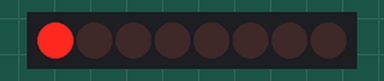
Simulated run of this sketch. Board: ESP32. On the bench: 8 shift-register outputs drawn as a row of LEDs (first output left, lit = HIGH). Wiring (inferred from the names in the program): shift register (74HC595): data GPIO 23; shift clock GPIO 19; latch GPIO 18. Wiring (inferred from the signals the program sends): row of LEDs: on Q0, Q1, Q2, Q3, Q4, Q5, Q6, Q7. What the sketch prints to the serial monitor is not drawn. At 0.4 s the program puts the board to deep sleep or switches it off; the recording ends there.

Above: at 0.15 s.
Timing chart, 0 to 0.4 s (numbered marks = the images above):
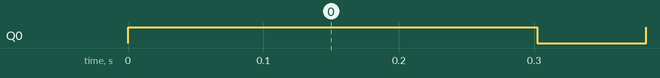

The sketch:

bittestsleep.ino
```cpp
#define uS_TO_S_FACTOR 1000000  /* Conversion factor for micro seconds to seconds */
#define TIME_TO_SLEEP  2        /* Time ESP32 will go to sleep (in seconds) */

RTC_DATA_ATTR int  loopCtr = 0;
RTC_DATA_ATTR byte x       = 0;

const int lvPower       = GPIO_NUM_26;


#define LED0 0
#define LED1 1
#define LED2 2
#define LED3 3
#define LED4 4
#define LED5 5
#define LED6 6
#define LED7 7

#define MDEL 10


//byte x = 0b00000000;  // the 0b prefix indicates a binary constant

int latchPin = GPIO_NUM_18;  //Pin connected to ST_CP (RCK) of 74HC595 pin 12
int clockPin = GPIO_NUM_19;  //Pin connected to SH_CP (SRCLK) of 74HC595 pin 11
int dataPin  = GPIO_NUM_23;  //Pin connected to DS of (SER) 74HC595 pin 14

void setMyBit(int myBit) {
  bitWrite(x, myBit, 1);
  Serial.println(x, BIN);
  myShiftOut(x);
  delay(MDEL);
}

void clrMyBit(int myBit) {
  bitWrite(x, myBit, 0);
  Serial.println(x, BIN);
  myShiftOut(x);
  delay(MDEL);
}

void myShiftOut (byte numberToDisplay) {
  digitalWrite(latchPin, LOW);
  shiftOut(dataPin, clockPin, MSBFIRST, numberToDisplay);
  digitalWrite(latchPin, HIGH);
  delay(MDEL);
}

void setup() {
  Serial.begin(115200);
  while (!Serial) {}  // wait for serial port to connect. Needed for native USB port only
  pinMode(latchPin, OUTPUT);
  pinMode(clockPin, OUTPUT);
  pinMode(dataPin, OUTPUT);

  pinMode(lvPower, OUTPUT);
}

void loop() {

  digitalWrite(lvPower, 1);
  Serial.println(x, BIN); // 10000000
  if (loopCtr < 4) {
    setMyBit(LED0);
    setMyBit(LED1);
    setMyBit(LED2);
    setMyBit(LED3);
    setMyBit(LED4);
    setMyBit(LED5);
    setMyBit(LED6);
    setMyBit(LED7);

    clrMyBit(LED0);
    clrMyBit(LED1);
    clrMyBit(LED2);
    clrMyBit(LED3);
    clrMyBit(LED4);
    clrMyBit(LED5);
    clrMyBit(LED6);
    clrMyBit(LED7);
  }
  Serial.println("\n");

  //x = 0b00000000;

  delay(MDEL * 4);

  if (loopCtr++ == 4) {
    setMyBit(LED3);
    setMyBit(LED5);
  } else {
    if (loopCtr % 2) {
      setMyBit(LED0);
    } else {
      clrMyBit(LED0);
    }

  }

  Serial.println(loopCtr);

  // do timer wakeup as usual
  esp_sleep_enable_timer_wakeup(TIME_TO_SLEEP * uS_TO_S_FACTOR);
  esp_deep_sleep_start();


}
```

Measured:
- by itself, Q0: LOW → HIGH at 0.00 s, → LOW 0.30 s later
